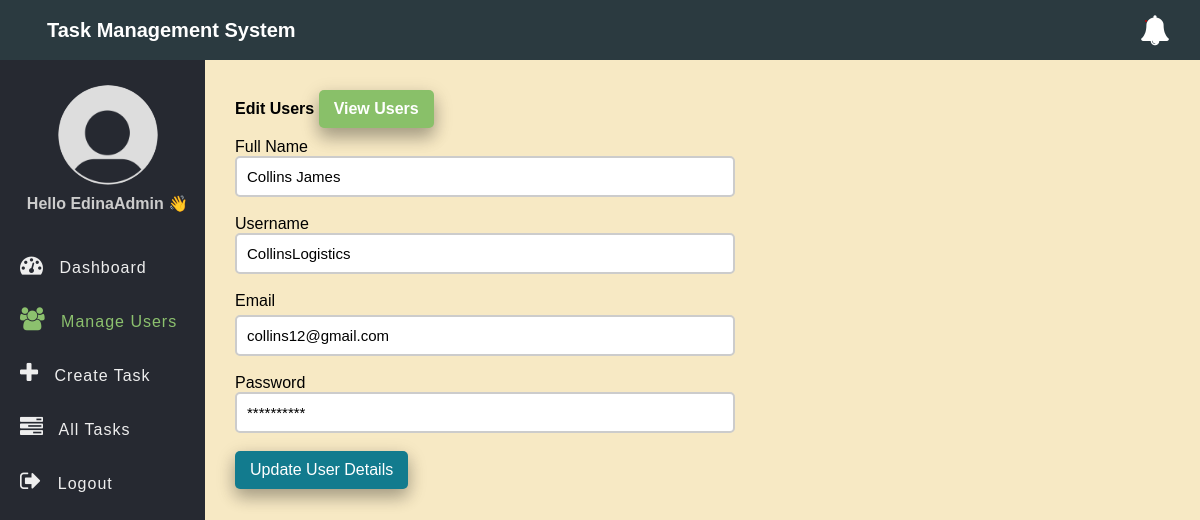
/edit-user.php?id=3 (signed in), run on the app's committed database.
### tables this page shows
CREATE TABLE `users` (
  `id` int(11) NOT NULL,
  `full_name` varchar(50) NOT NULL,
  `username` varchar(50) NOT NULL,
  `email` varchar(255) NOT NULL,
  `password` varchar(255) NOT NULL,
  `role` enum('admin','employee') NOT NULL,
  `created_at` timestamp NOT NULL DEFAULT current_timestamp()
);

### app/Model/User.php (called while the page is built, shortened)
<?php
function get_user_by_id($conn, $id){
	$sql = "SELECT * FROM users WHERE id =? ";
	$stmt = $conn->prepare($sql);
	$stmt->execute([$id]);
	if($stmt->rowCount() > 0){
		$user = $stmt->fetch();
	}else $user = 0;
	return $user;
}

### edit-user.php (the view, shortened to what this page needs)
<?php
if (isset($_SESSION['role']) && isset($_SESSION['id']) && $_SESSION['role'] == "admin") {
    include "DB_connection.php";
    include "app/Model/User.php";
    $id = $_GET['id'];
    $user = get_user_by_id($conn, $id);
 ?>
<!DOCTYPE html>
<html>
<head>
	<link rel="stylesheet" href="https://stackpath.bootstrapcdn.com/font-awesome/4.7.0/css/font-awesome.min.css">
	<link rel="stylesheet" href="css/style.css">
</head>
<body>
	<?php include "inc/header.php" ?>
	<div class="body">
		<?php include "inc/nav.php" ?>
		<section class="section-1">
			<h4 class="title">Edit Users <a href="user.php"> View Users</a></h4>
			<form class="form-1"
			      method="POST"
			      action="app/update-user.php">
				<div class="input-holder">
					<lable>Full Name</lable>
					<input type="text" name="full_name" class="input-1" placeholder="Full Name" value="<?=$user['full_name']?>"><br>
				</div>
				<div class="input-holder">
					<lable>Username</lable>
					<input type="text" name="user_name" value="<?=$user['username']?>" class="input-1" placeholder="Username"><br>
				</div>
				<div class="input-holder">
                    <label>Email</label>
                    <input type="email" name="email" value="<?= $user['email'] ?>" class="input-1" placeholder="example@email.com"><br>
                </div>
				<div class="input-holder">
					<lable>Password</lable>
					<input type="text" value="**********" name="password" class="input-1" placeholder="Password"><br>
				</div>
				<button class="edit-btn">Update User Details</button>
			</form>
		</section>
	</div>
</body>
</html>
<?php }else{
   $em = "First login";
   header("Location: login.php?error=$em");
   exit();
}
 ?>

### css/style.css (style rules this page uses)
* { padding: 0; margin: 0; box-sizing: border-box; font-family: arial, sans-serif; }
.form-1 { width: 90%; max-width: 500px; }
.input-holder label { display: block; margin-bottom: 5px; }
.input-1 { border: 2px solid #ccc; width: 100%; padding: 10px; font-size: 15px; outline: none; border-radius: 5px; display: block; }
.body { display: flex; }
.section-1 { padding: 30px; width: 100%; background: #f7e9c4 !important; }
.section-1 .title { margin-bottom: 10px; }
.section-1 .title a { text-decoration: none; display: inline-block; padding-left: 10px; border: none; background: #89c069; padding: 10px 15px; color: #fff; font-size: 16px; border-radius: 5px; cursor: pointer; outline: none; transition: background 1s; box-shadow: 0 10px 16px 0 rgba(0,0,0,0.2), 0 6px 20px 0 rgba(0,0,0,0.19); }
.edit-btn { text-decoration: none; display: inline-block; padding-left: 10px; border: none; background: #127b8e; padding: 10px 15px; color: #fff; font-size: 16px; border-radius: 5px; cursor: pointer; outline: none; transition: background 1s; box-shadow: 0 8px 16px 0 rgba(0,0,0,0.2), 0 6px 20px 0 rgba(0,0,0,0.19); }

### data on the page
users: full_name "Collins James", user_name "CollinsLogistics", email "collins12@gmail.com"

### other printed values
$_SESSION['username'] "EdinaAdmin"
